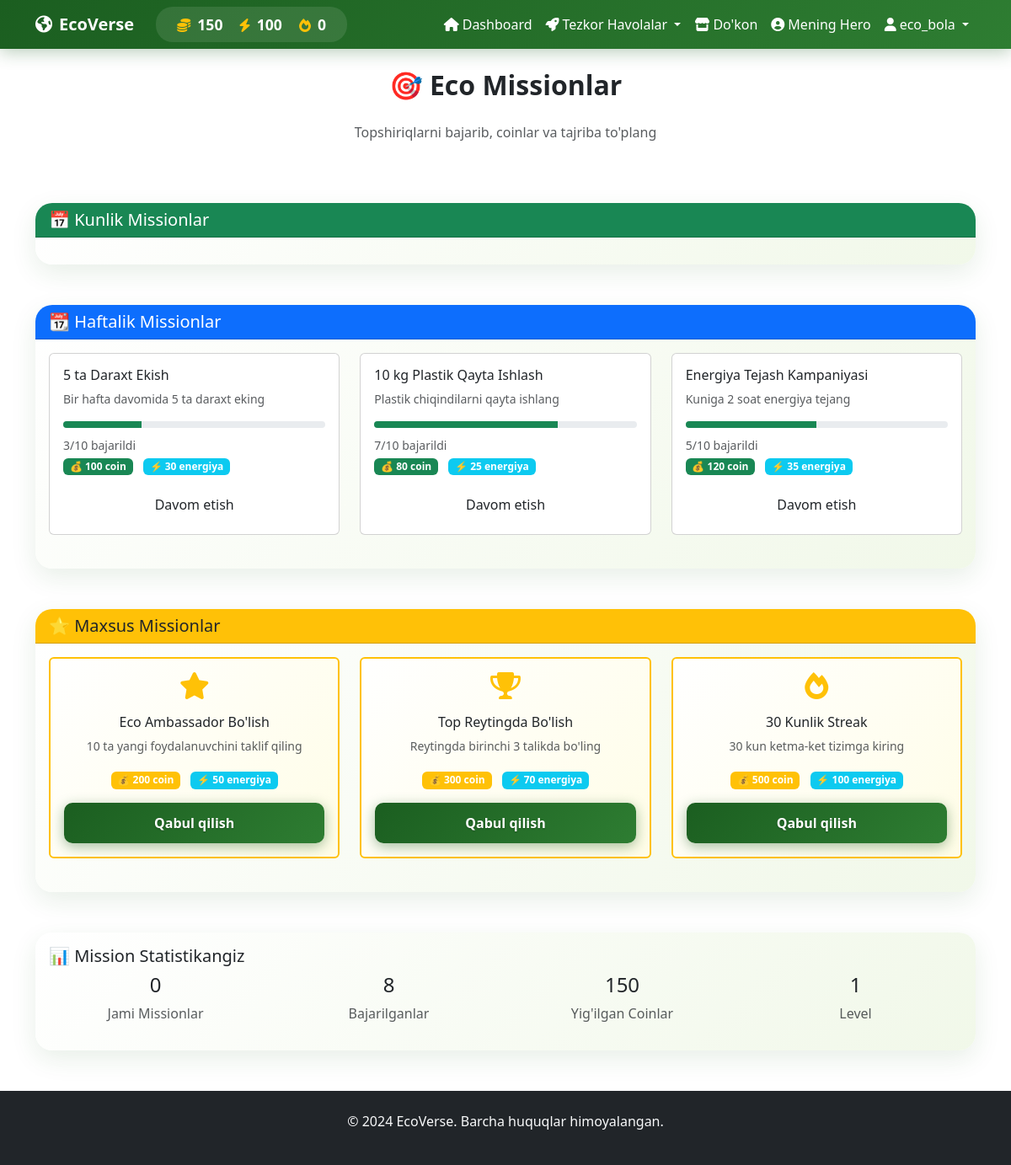
/missions (signed in), run on an earlier commit of the app's database.
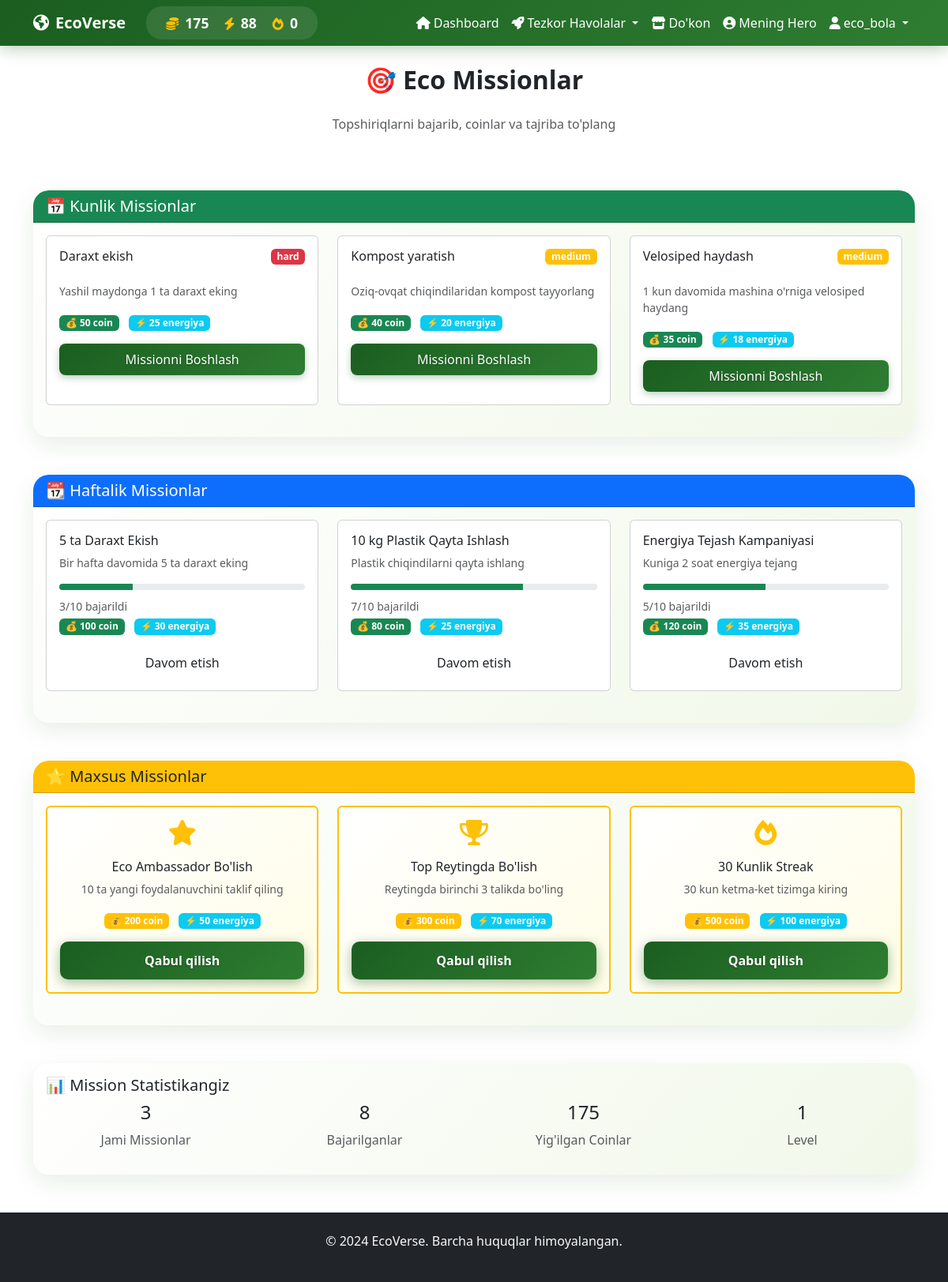
And on a later commit of the database.
### app.py (models this page shows)
class User(UserMixin, db.Model):
    id = db.Column(db.Integer, primary_key=True)
    username = db.Column(db.String(80), unique=True, nullable=False)
    email = db.Column(db.String(120), unique=True, nullable=False)
    password_hash = db.Column(db.String(200), nullable=False)
    role = db.Column(db.String(20), nullable=False, default='child')
    coins = db.Column(db.Integer, default=0)
    energy = db.Column(db.Integer, default=100)
    streak = db.Column(db.Integer, default=0)
    last_login = db.Column(db.DateTime)
    created_at = db.Column(db.DateTime, default=datetime.utcnow)
    avatar = db.Column(db.String(200), default='default.png')
    is_admin = db.Column(db.Boolean, default=False)
    last_daily_reset = db.Column(db.DateTime, default=datetime.utcnow)
    level = db.Column(db.Integer, default=1)
    experience = db.Column(db.Integer, default=0)

class Task(db.Model):
    id = db.Column(db.Integer, primary_key=True)
    title = db.Column(db.String(100), nullable=False)
    description = db.Column(db.Text, nullable=False)
    reward_coins = db.Column(db.Integer, default=10)
    energy_cost = db.Column(db.Integer, default=10)
    difficulty = db.Column(db.String(20), default='easy')
    quiz_required = db.Column(db.Boolean, default=True)
    is_active = db.Column(db.Boolean, default=True)
    created_at = db.Column(db.DateTime, default=datetime.utcnow)
    updated_at = db.Column(db.DateTime, default=datetime.utcnow, onupdate=datetime.utcnow)
    daily_reset = db.Column(db.Boolean, default=False)
    task_type = db.Column(db.String(20), default='regular')
    category = db.Column(db.String(50), default='eco')

### app.py (the view)
@app.route('/missions')
@login_required
def missions():
    regular_tasks = Task.query.filter_by(task_type='regular', is_active=True).all()
    completed_tasks = UserTask.query.filter_by(user_id=current_user.id, completed=True).all()
    completed_task_ids = [ut.task_id for ut in completed_tasks]
    return render_template('missions.html',
                         user=current_user,
                         tasks=regular_tasks,
                         completed_task_ids=completed_task_ids)

### app.py (called while the page is built)
@login_manager.user_loader
def load_user(user_id):
    return db.session.get(User, int(user_id))

### templates/missions.html (shortened to what this page needs)
{% extends "base.html" %}
{% block content %}
<div class="container mt-4">
    <div class="row mb-4">
        <div class="col-12">
            <h2 class="fw-bold text-center mb-4">🎯 Eco Missionlar</h2>
            <p class="text-center text-muted mb-5">Topshiriqlarni bajarib, coinlar va tajriba to'plang</p>
        </div>
    </div>
    <div class="row mb-5">
        <div class="col-12">
            <div class="card eco-card">
                <div class="card-header bg-success text-white">
                    <h5 class="mb-0">📅 Kunlik Missionlar</h5>
                </div>
                <div class="card-body">
                    <div class="row">
                        {% for task in tasks %}
                        <div class="col-md-6 col-lg-4 mb-4">
                            <div class="card task-card h-100">
                                <div class="card-body">
                                    <div class="d-flex justify-content-between align-items-start mb-3">
                                        <h6 class="card-title">{{ task.title }}</h6>
                                        <span class="badge bg-{% if task.difficulty == 'easy' %}success{% elif task.difficulty == 'medium' %}warning{% else %}danger{% endif %}">
                                            {{ task.difficulty }}
                                        </span>
                                    </div>
                                    <p class="card-text text-muted small">{{ task.description }}</p>
                                    <div class="task-rewards mb-3">
                                        <span class="badge bg-success me-2">💰 {{ task.reward_coins }} coin</span>
                                        <span class="badge bg-info">⚡ {{ task.energy_cost }} energiya</span>
                                    </div>
                                    <button class="btn btn-eco w-100 complete-task"
                                            data-task-id="{{ task.id }}"
                                            {% if user.energy < task.energy_cost %}disabled{% endif %}>
                                        {% if user.energy >= task.energy_cost %}
                                        Missionni Boshlash
                                        {% else %}
                                        Energiya Yetarli Emas
                                        {% endif %}
                                    </button>
                                </div>
                            </div>
                        </div>
                        {% endfor %}
                    </div>
                </div>
            </div>
        </div>
    </div>
    <div class="row mb-5">
        <div class="col-12">
            <div class="card eco-card">
                <div class="card-header bg-primary text-white">
                    <h5 class="mb-0">📆 Haftalik Missionlar</h5>
                </div>
                <div class="card-body">
                    <div class="row">
                        {% for weekly_task in [
                            {"title": "5 ta Daraxt Ekish", "desc": "Bir hafta davomida 5 ta daraxt eking", "coins": 100, "energy": 30, "progress": 3},
                            {"title": "10 kg Plastik Qayta Ishlash", "desc": "Plastik chiqindilarni qayta ishlang", "coins": 80, "energy": 25, "progress": 7},
                            {"title": "Energiya Tejash Kampaniyasi", "desc": "Kuniga 2 soat energiya tejang", "coins": 120, "energy": 35, "progress": 5}
                        ] %}
                        <div class="col-md-6 col-lg-4 mb-4">
                            <div class="card task-card h-100">
                                <div class="card-body">
                                    <h6 class="card-title">{{ weekly_task.title }}</h6>
                                    <p class="card-text text-muted small">{{ weekly_task.desc }}</p>
                                    <div class="progress mb-2" style="height: 8px;">
                                        <div class="progress-bar bg-success" style="width: {{ (weekly_task.progress / 10) * 100 }}%"></div>
                                    </div>
                                    <small class="text-muted">{{ weekly_task.progress }}/10 bajarildi</small>
                                    <div class="task-rewards mb-3">
                                        <span class="badge bg-success me-2">💰 {{ weekly_task.coins }} coin</span>
                                        <span class="badge bg-info">⚡ {{ weekly_task.energy }} energiya</span>
                                    </div>
                                    <button class="btn btn-outline-eco w-100">Davom etish</button>
                                </div>
                            </div>
                        </div>
                        {% endfor %}
                    </div>
                </div>
            </div>
        </div>
    </div>
    <div class="row">
        <div class="col-12">
            <div class="card eco-card">
                <div class="card-header bg-warning text-dark">
                    <h5 class="mb-0">⭐ Maxsus Missionlar</h5>
                </div>
                <div class="card-body">
                    <div class="row">
                        {% for special_task in [
                            {"title": "Eco Ambassador Bo'lish", "desc": "10 ta yangi foydalanuvchini taklif qiling", "coins": 200, "energy": 50, "icon": "fas fa-star"},
                            {"title": "Top Reytingda Bo'lish", "desc": "Reytingda birinchi 3 talikda bo'ling", "coins": 300, "energy": 70, "icon": "fas fa-trophy"},
                            {"title": "30 Kunlik Streak", "desc": "30 kun ketma-ket tizimga kiring", "coins": 500, "energy": 100, "icon": "fas fa-fire"}
                        ] %}
                        <div class="col-md-6 col-lg-4 mb-4">
                            <div class="card task-card special-task h-100">
                                <div class="card-body text-center">
                                    <div class="special-icon mb-3">
                                        <i class="{{ special_task.icon }} fa-2x text-warning"></i>
                                    </div>
                                    <h6 class="card-title">{{ special_task.title }}</h6>
                                    <p class="card-text text-muted small">{{ special_task.desc }}</p>
                                    <div class="task-rewards mb-3">
                                        <span class="badge bg-warning me-2">💰 {{ special_task.coins }} coin</span>
                                        <span class="badge bg-info">⚡ {{ special_task.energy }} energiya</span>
                                    </div>
                                    <button class="btn btn-eco w-100">Qabul qilish</button>
                                </div>
                            </div>
                        </div>
                        {% endfor %}
                    </div>
                </div>
            </div>
        </div>
    </div>
    <div class="row mt-5">
        <div class="col-12">
            <div class="card eco-card">
                <div class="card-body">
                    <h5 class="card-title">📊 Mission Statistikangiz</h5>
                    <div class="row text-center">
                        <div class="col-md-3">
                            <h4>{{ tasks|length }}</h4>
                            <p class="text-muted">Jami Missionlar</p>
                        </div>
                        <div class="col-md-3">
                            <h4>8</h4>
                            <p class="text-muted">Bajarilganlar</p>
                        </div>
                        <div class="col-md-3">
                            <h4>{{ user.coins }}</h4>
                            <p class="text-muted">Yig'ilgan Coinlar</p>
                        </div>
                        <div class="col-md-3">
                            <h4>{{ (user.streak // 7) + 1 }}</h4>
                            <p class="text-muted">Level</p>
                        </div>
                    </div>
                </div>
            </div>
        </div>
    </div>
</div>
{% endblock %}

### templates/base.html (shortened to what this page needs)
<!DOCTYPE html>
<html lang="uz">
<head>
    <link href="https://cdn.jsdelivr.net/npm/bootstrap@5.3.0/dist/css/bootstrap.min.css" rel="stylesheet">
    <link rel="stylesheet" href="https://cdnjs.cloudflare.com/ajax/libs/font-awesome/6.0.0/css/all.min.css">
    <link rel="stylesheet" href="/static/css/eco-style.css">
    <link rel="stylesheet" href="/static/css/eco-animations.css">
</head>
<body>
    <nav class="navbar navbar-expand-lg navbar-dark navbar-eco">
        <div class="container">
            <a class="navbar-brand fw-bold" href="{{ url_for('dashboard') }}">
                <i class="fas fa-earth-americas me-2"></i>EcoVerse
            </a>
            {% if current_user.is_authenticated %}
            <div class="user-stats d-none d-md-flex">
                <div class="stat-item">
                    <i class="fas fa-coins text-warning me-1"></i>
                    <span class="stat-value text-white">{{ current_user.coins }}</span>
                </div>
                <div class="stat-item">
                    <i class="fas fa-bolt text-warning me-1"></i>
                    <span class="stat-value text-white">{{ current_user.energy }}</span>
                </div>
                <div class="stat-item">
                    <i class="fas fa-fire text-warning me-1"></i>
                    <span class="stat-value text-white">{{ current_user.streak }}</span>
                </div>
            </div>
            {% endif %}
            <div class="collapse navbar-collapse" id="navbarNav">
                <ul class="navbar-nav ms-auto">
                    {% if current_user.is_authenticated %}
                    <li class="nav-item">
                        <a class="nav-link" href="{{ url_for('dashboard') }}">
                            <i class="fas fa-home me-1"></i>Dashboard
                        </a>
                    </li>
                    <li class="nav-item dropdown">
                        <a class="nav-link dropdown-toggle" href="#" role="button" data-bs-toggle="dropdown">
                            <i class="fas fa-rocket me-1"></i>Tezkor Havolalar
                        </a>
                    </li>
                    <li class="nav-item">
                        <a class="nav-link" href="{{ url_for('shop') }}">
                            <i class="fas fa-store me-1"></i>Do'kon
                        </a>
                    </li>
                    <li class="nav-item">
                        <a class="nav-link" href="{{ url_for('hero') }}">
                            <i class="fas fa-user-circle me-1"></i>Mening Hero
                        </a>
                    </li>
                    <li class="nav-item dropdown">
                        <a class="nav-link dropdown-toggle" href="#" role="button" data-bs-toggle="dropdown">
                            <i class="fas fa-user me-1"></i>{{ current_user.username }}
                        </a>
                    </li>
                    {% endif %}
                </ul>
            </div>
        </div>
    </nav>
    <main>
        {% block content %}{% endblock %}
    </main>
    <footer class="bg-dark text-light py-4 mt-5">
        <div class="container text-center">
            <p>&copy; 2024 EcoVerse. Barcha huquqlar himoyalangan.</p>
        </div>
    </footer>
</body>
</html>

### static/css/eco-style.css (style rules this page uses)
:root { --header-green: #1B5E20; --header-green-dark: #145218; --header-green-light: #2E7D32; --button-green: #1B5E20; --button-green-hover: #145218; --button-green-light: #2E7D32; --primary-color: #1B5E20; --secondary-color: #2E7D32; --accent-color: #4CAF50; --light-green: #E8F5E8; --very-light-green: #F1F8E9; }
.btn-eco { background: linear-gradient(135deg, #1B5E20, #2E7D32) !important; color: white !important; border: none !important; border-radius: 10px; padding: 12px 25px; font-weight: 600; transition: all 0.3s ease; box-shadow: 0 4px 15px rgba(27, 94, 32, 0.4); text-shadow: 0 1px 2px rgba(0,0,0,0.3); }
.complete-task, .buy-item { background: linear-gradient(135deg, #1B5E20, #2E7D32) !important; border: none !important; color: white !important; border-radius: 8px; padding: 8px 16px; font-weight: 500; transition: all 0.3s ease; box-shadow: 0 3px 10px rgba(27, 94, 32, 0.3); }

### static/css/eco-animations.css (style rules this page uses)
:root { --header-green: #1B5E20; --header-green-dark: #145218; --header-green-light: #2E7D32; --primary-color: #1B5E20; --secondary-color: #2E7D32; --accent-color: #4CAF50; --light-green: #E8F5E8; --very-light-green: #F1F8E9; --leaf-green: #388E3C; --nature-brown: #8D6E63; --sun-yellow: #FFD54F; --water-blue: #4FC3F7; }
.eco-card { background: linear-gradient(135deg, #FFFFFF 0%, var(--very-light-green) 100%); border: none; border-radius: 20px; box-shadow: 0 10px 30px rgba(27, 94, 32, 0.1); transition: all 0.4s ease; position: relative; overflow: hidden; }
.eco-card::before { content: ''; position: absolute; top: 0; left: -100%; width: 100%; height: 100%; background: linear-gradient(90deg, transparent, rgba(76, 175, 80, 0.1), transparent); transition: left 0.6s; }
.navbar-eco { background: linear-gradient(135deg, var(--header-green), var(--header-green-light)) !important; animation: welcomeFloat 1s ease-out 2s both; box-shadow: 0 4px 20px rgba(27, 94, 32, 0.3) !important; }

### templates/base.html (style rules this page uses)
.navbar-eco { background: linear-gradient(135deg, #1B5E20, #2E7D32) !important; box-shadow: 0 2px 10px rgba(0, 0, 0, 0.1); }
.user-stats { background: rgba(255, 255, 255, 0.1); border-radius: 20px; padding: 8px 15px; margin: 0 10px; }
.stat-item { display: inline-block; margin: 0 10px; text-align: center; }
.stat-value { font-weight: bold; font-size: 1.1em; }
.nav-link { color: white !important; transition: all 0.3s ease; }

### templates/missions.html (style rules this page uses)
.special-task { border: 2px solid #FFC107; background: linear-gradient(135deg, #fff, #fffde7); }
.special-icon { transition: transform 0.3s ease; }
.task-card { transition: all 0.3s ease; }

What changed in the data, as far as the page shows it:
changed User "eco_bola": coins "150" → "175"; energy "100" → "88"
added Task: title "Daraxt ekish", difficulty "hard", description "Yashil maydonga 1 ta daraxt eking", reward_coins "50", energy_cost "25", shows "Missionni Boshlash"
added Task: title "Kompost yaratish", difficulty "medium", description "Oziq-ovqat chiqindilaridan kompost tayyorlang", reward_coins "40", energy_cost "20", shows "Missionni Boshlash"
added Task: title "Velosiped haydash", difficulty "medium", description "1 kun davomida mashina o'rniga velosiped haydang", reward_coins "35", energy_cost "18", shows "Missionni Boshlash"
Also different on the page:
{{ tasks|length }}: "0" → "3"
